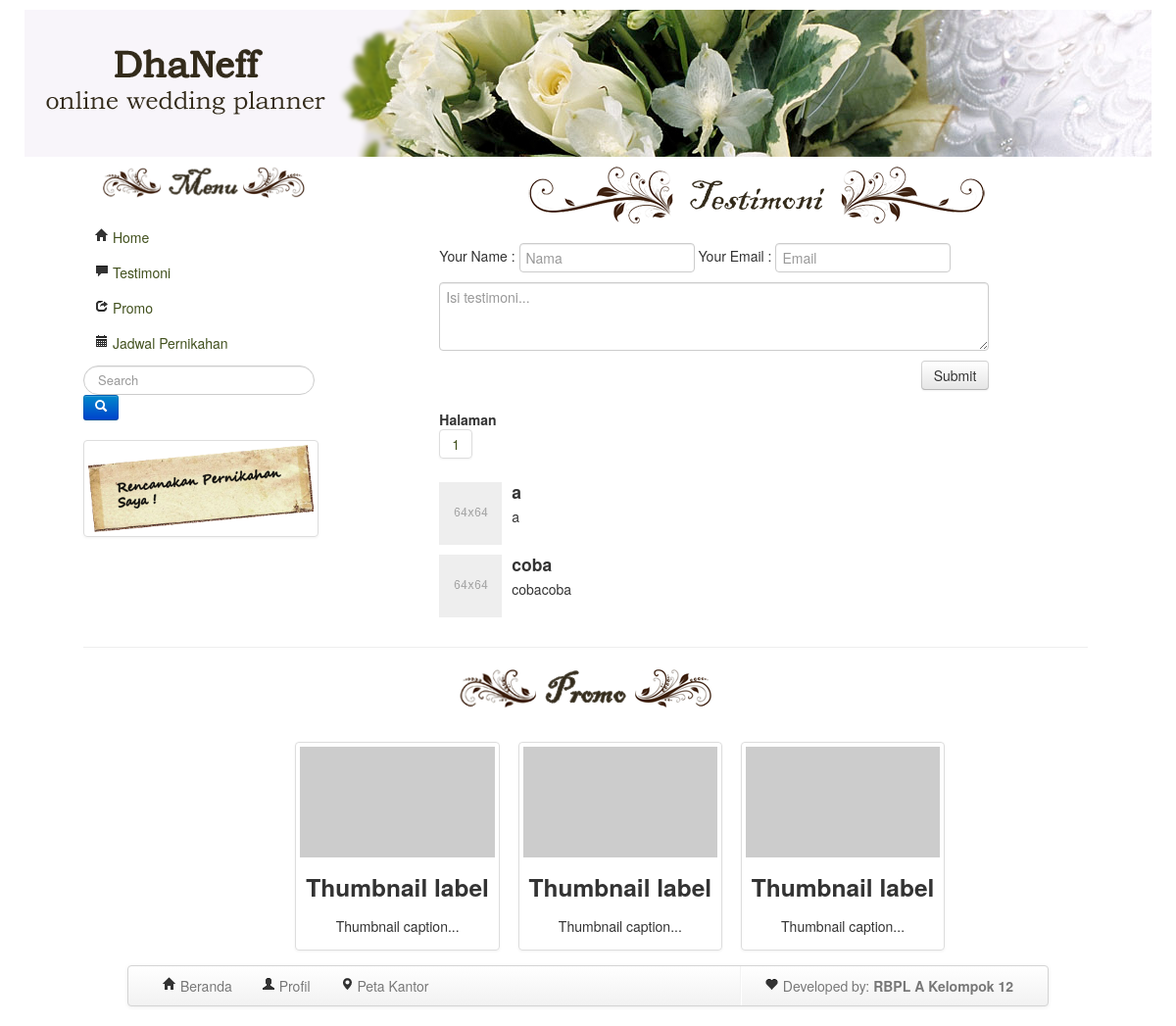
Before: /view/view-testimoni.php with the older database file.
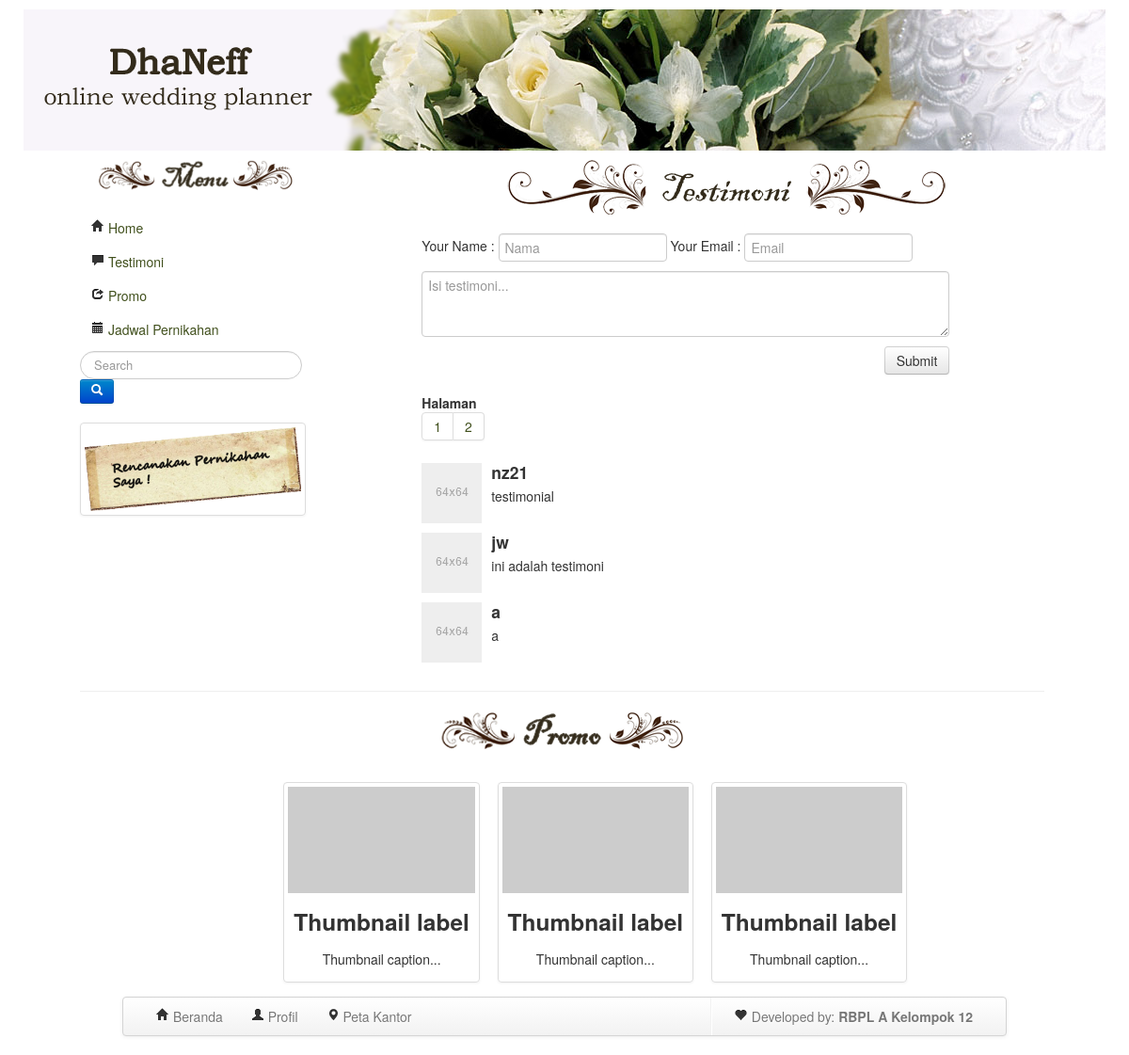
After: the same page with the newer database file.
### tables this page shows
CREATE TABLE IF NOT EXISTS `testimoni` (
  `testi_id` int(255) NOT NULL AUTO_INCREMENT,
  `nama` varchar(255) NOT NULL,
  `email` varchar(255) NOT NULL,
  `isi_testi` text NOT NULL,
  PRIMARY KEY (`testi_id`)
);

### view/view-testimoni.php (the view, shortened to what this page needs)
<?php
include_once ('header.php');
echo "<div class='span8 offset1'>";
?>
<!DOCTYPE html>
<html>
			<center><img src="../lib/img/testimoni_header.png"> </center><br>
			<div class='span10'>
			<form class="form-horizontal" method="post" action="../model/control-testimoni.php">
			<tr>
			<td>
			  <p>
			Your Name	:
			<input class="span4" type="text" name="nama" id="inputNama" placeholder="Nama">
			Your Email	:
			    <input class="span4" type="email" name="email" id="inputEmail" placeholder="Email">
		      </p>
			  <center>
			  <p>
			    <textarea rows="3" class="span12" input type="text" name="isi_testi" id="inputIsi" placeholder="Isi testimoni..."></textarea>
			  </p>
			  <button type="submit" name="simpan_testimoni" class="btn pull-right" id="daftar_btn">Submit</button>
			</form>
			</div>
			<br>
		<?php
	echo "<div class='span8'>";
        $per_page = 3;
        $result = mysql_query("SELECT * FROM testimoni ORDER BY testi_id DESC");
        $total_results = mysql_num_rows($result);
        $total_pages = ceil($total_results / $per_page);
        if (isset($_GET['page']) && is_numeric($_GET['page']))
        {
                $show_page = $_GET['page'];
                if ($show_page > 0 && $show_page <= $total_pages)
                {
                        $start = ($show_page -1) * $per_page;
                        $end = $start + $per_page;
                }
                else
                {
                        $start = 0;
                        $end = $per_page;
                }
        }
        else
        {
                $start = 0;
                $end = $per_page;
        }
        echo "<div class='pagination pagination-center'> ";
		echo "<b>Halaman</b>";
		echo "<br>";
		echo "<ul>";
        for ($i = 1; $i <= $total_pages; $i++)
        {
                echo "<li><a href='view-testimoni.php?page=$i'>$i</a></li> ";
        }
        echo "</ul>";
		echo "</div>";
        for ($i = $start; $i < $end; $i++)
        {
                if ($i == $total_results) { break; }
                echo "<tr>";
				echo "<td><ul class='media-list'><body body bgcolor='#CCFF33'><li class='media'>";
				echo "<a class='pull-left' href='#'><img class='media-object' src='../lib/img/64.png'></a>";
				echo "<div class='media-body'>";
                echo '<h4 class="media-heading">' . mysql_result($result, $i, 'nama') . '</h4>';
                echo '<td>' . mysql_result($result, $i, 'isi_testi') . '</td>';
                echo "</div> </li></body></ul></td></tr>";
        }
?>
		</div></div></div>
<?php
	include_once ('footer.php');
?>

### view/header.php (shortened to what this page needs)
<!DOCTYPE html>
<html>
  <head>
    <link href="../lib/css/bootstrap.css" rel="stylesheet" media="screen">
  </head>
  <body>
	<center>
	<body body bgcolor="f8f5fa">
	<div style="margin: 10px 10px 0px 10px;">
	<div id="header"> <img src="../lib/img/owp_header.png">
	</div>
	</center>
	<div style="margin: 10px 70px 5px 65px;">
		<div class="container-fluid">
		<div class="row-fluid">
		<div class="span3">
		<center><img src="../lib/img/menubar.png"></center> <br>
		<ul class="nav nav-pills nav-stacked">
			<li><a href="home.php"><i class="icon-home"></i>  Home</a> </li>
			<li><a href="view-testimoni.php"><i class="icon-comment"></i>  Testimoni</a></li>
			<li><a href="#"><i class="icon-share"></i>  Promo</a></li>
			<li><a href="aturjadwal.php"><i class="icon-calendar"></i>  Jadwal Pernikahan</a></li>
			<form class="navbar-search pull-left">
			<input type="text" class="search-query" placeholder="Search">
			<button class="btn btn-primary btn-small" type="submit"><i class="icon-search icon-white"></i></button>
			</form>
			</ul>
			<a href="view-pilihgedung.php" class="thumbnail">
			<img src="../lib/img/rencana.png" alt="">
			</a>
		</div>

### view/footer.php (shortened to what this page needs)
<!DOCTYPE html>
<html>
  <head>
    <link href="../lib/css/bootstrap.css" rel="stylesheet" media="screen">
  </head>
  <body>
  <footer>
	<hr>
		<center><img src="../lib/img/adver.png"> <br> <br> </div></center>
		<center><div style="margin: 15px 70px 5px 65px;">
		<div class="container-fluid">
		<div class="row-fluid">
		<div class="span3 offset2">
			<ul class="thumbnails">
			<div class="thumbnail">
			<img src="http://placehold.it/280x160" alt="">
			<h3>Thumbnail label</h3>
			<p>Thumbnail caption...</p>
			</div> </ul>
		</div>
		<div class="span3">
			<ul class="thumbnails">
			<div class="thumbnail">
			<img src="http://placehold.it/280x160" alt="">
			<h3>Thumbnail label</h3>
			<p>Thumbnail caption...</p>
			</div> </ul>
		</div>
		<div class="span3">
			<ul class="thumbnails">
			<div class="thumbnail">
			<img src="http://placehold.it/280x160" alt="">
			<h3>Thumbnail label</h3>
			<p>Thumbnail caption...</p>
			</div> </ul>
		</div>
		</center></div></div></div>
		<div class="container">
		<div class="row">
        <div class="span12">
	<div class="navbar ">
	<div class="navbar-inner">
	<ul class="nav">
	<li><a href="home.php"><i class="icon-home"></i> Beranda</a></li>
    <li><a href="profil.php"><i class="icon-user"></i> Profil</a>
    </li>
    <li><a href="#"><i class="icon-map-marker" ></i> Peta Kantor</a></li>
	</ul>
	<ul class="nav pull-right">
	<li class="divider-vertical"></li>
	<li><a><i class="icon-heart" ></i> Developed by: <b>RBPL A Kelompok 12</b></a></li>
</body>

Changed rows visible on the page:
no longer on this page (row unchanged): testimoni: nama "coba", isi_testi "cobacoba"
added testimoni: nama "nz21", isi_testi "testimonial"
added testimoni: nama "jw", isi_testi "ini adalah testimoni"
Other visible differences:
new list line: "2"
